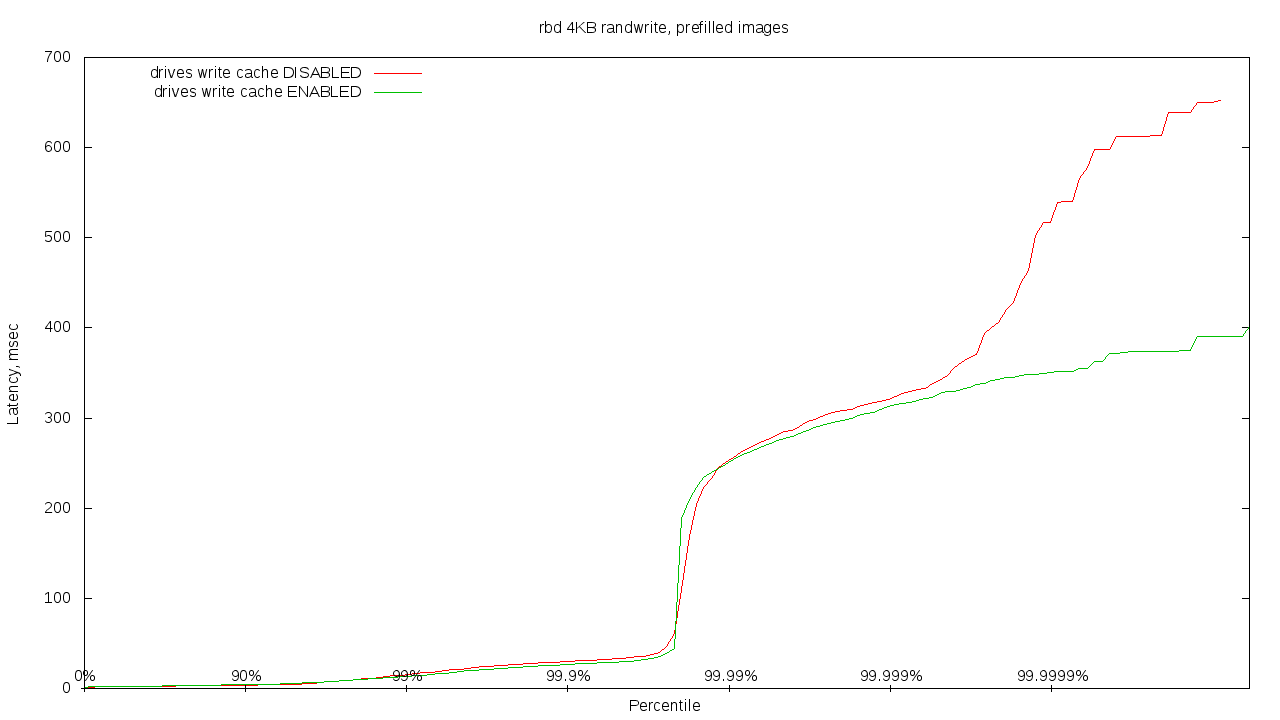

Write the gnuplot code that produced this figure.
set terminal png size 1280, 720
set output 'rbd_host_nowc_lat_hdr.png'
set title 'rbd 4KB randwrite, prefilled images'
set logscale x
set xlabel 'Percentile'
set ylabel 'Latency, msec'
unset xtics
set key top left
plot 'rbd_nowc_lat_hdr.log' using 4:1 with lines title 'drives write cache DISABLED',\
	'../host-rbd-prefilled/rbd_host_lat_hdr.log' using 4:1 with lines title 'drives write cache ENABLED',\
	'-' with labels center offset 0, 0.5 point notitle
1 0.0 0%
10 0.0 90%
100 0.0 99%
1000 0.0 99.9%
10000 0.0 99.99%
100000 0.0 99.999%
1000000 0.0 99.9999%
e

set output 'rbd_host_nowc_lat_hdr_log.png'
set logscale y
set logscale x
plot 'rbd_nowc_lat_hdr.log' using 4:1 with lines title 'drives write cache DISABLED',\
	'../host-rbd-prefilled/rbd_host_lat_hdr.log' using 4:1 with lines title 'drives write cache ENABLED',\
	'-' with labels center offset 0, 0.5 point notitle
1 0.1 0%
10 0.1 90%
100 0.1 99%
1000 0.1 99.9%
10000 0.1 99.99%
100000 0.1 99.999%
1000000 0.1 99.9999%
e


